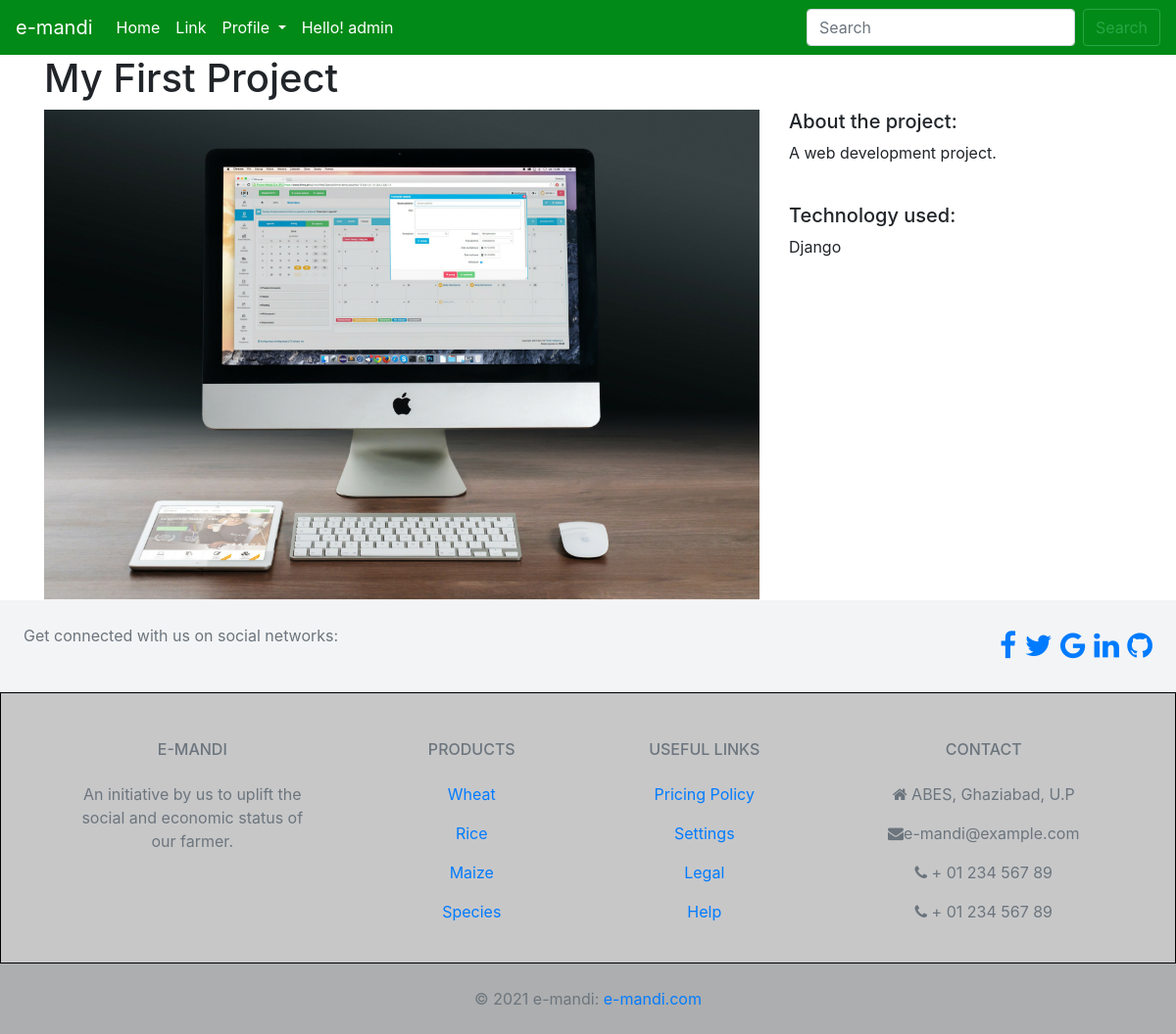
Screenshot of /uploaded_produces/1/ with the database file from the repository.
### uploaded_produces/models.py (models this page shows)
class FillProduceDetails(models.Model):
    objects = models.Manager
    title = models.CharField(max_length=100)
    description = models.TextField()
    technology = models.CharField(max_length=20)
    image = models.FilePathField(path="/img")

### uploaded_produces/views.py (the view)
# urls.py: path("<int:pk>/", views.detail_view, name="detail_view"),
def detail_view(request, pk):
    project = FillProduceDetails.objects.get(pk=pk)
    context = {
        'project': project
    }
    return render(request, 'detail_view.html', context)

### uploaded_produces/templates/detail_view.html
{% extends "base.html" %}
{% load static %}
{% block page_content %}
<h1>{{ project.title }}</h1>
<div class="row">
    <div class="col-md-8">
        <img src="{% static project.image %}" alt="" width="100%">
    </div>
    <div class="col-md-4">
        <h5>About the project:</h5>
        <p>{{ project.description }}</p>
        <br>
        <h5>Technology used:</h5>
        <p>{{ project.technology }}</p>
    </div>
</div>
{% endblock %}

### rows the page displays
FillProduceDetails: title "My First Project", image (picture), description "A web development project.", technology "Django"
